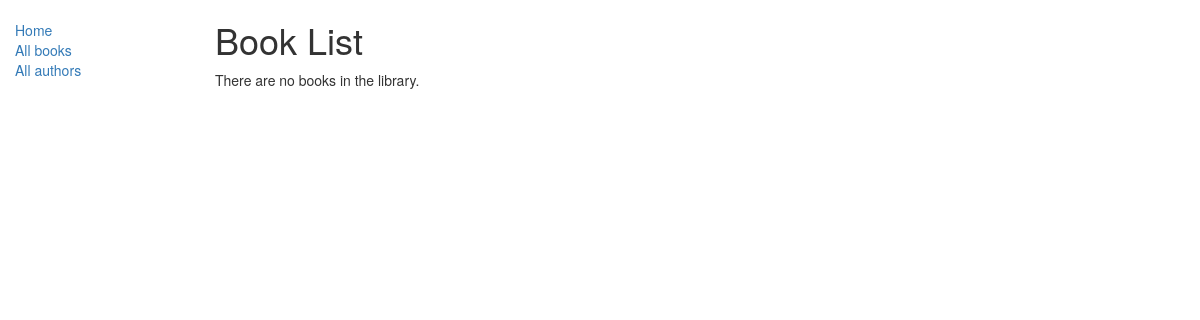
/catalog/books/, run on an earlier commit of the app's database.
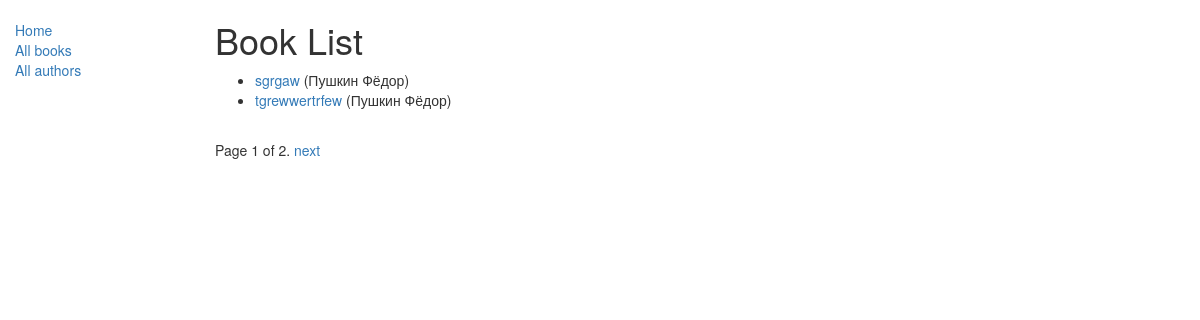
And on a later commit of the database.
### catalog/models.py (models this page shows, shortened)
class Book(models.Model):
    title = models.CharField(max_length=200)
    author = models.ForeignKey('Author', on_delete=models.SET_NULL, null=True)
    summary = models.TextField(max_length=1000, help_text="Enter a brief description of the book")
    isbn = models.CharField('ISBN', max_length=13, help_text='13 Character <a href="https://www.isbn-international.org/content/what-isbn">ISBN number</a>')
    genre = models.ManyToManyField(Genre, help_text="Select a genre for this book")
    def get_absolute_url(self):
        return reverse('book-detail', args=[str(self.id)])
    def display_genre(self):
        return ', '.join([genre.name for genre in self.genre.all()[:3]])
    display_genre.short_description = 'Genre'

class Author(models.Model):
    first_name = models.CharField(max_length=100)
    last_name = models.CharField(max_length=100)
    date_of_birth = models.DateField(null=True, blank=True)
    date_of_death = models.DateField('Died', null=True, blank=True)
    def __str__(self):
        return '%s %s' % (self.last_name, self.first_name)

### catalog/views.py (the view)
# urls.py: path('books/', views.BookListView.as_view(), name='books'),
class BookListView(generic.ListView):
    model = Book
    paginate_by=2

### catalog/templates/catalog/book_list.html
{% extends "base_generic.html" %}
{% block content %}
    <h1>Book List</h1>
    {% if book_list %}
    <ul>
      {% for book in book_list %}
      <li>
        <a href="{{ book.get_absolute_url }}">{{ book.title }}</a> ({{book.author}})
      </li>
      {% endfor %}
    </ul>
    {% else %}
      <p>There are no books in the library.</p>
    {% endif %}
{% endblock %}

### catalog/templates/base_generic.html (shortened to what this page needs)
<!DOCTYPE html>
<html lang="en">
<head>
  <link rel="stylesheet" href="https://maxcdn.bootstrapcdn.com/bootstrap/3.3.7/css/bootstrap.min.css">
  {% load static %}
  <link rel="stylesheet" href="{% static 'css/styles.css' %}">
</head>
<body>
  <div class="container-fluid">
    <div class="row">
      <div class="col-sm-2">
      {% block sidebar %}
      <ul class="sidebar-nav">
          <li><a href="{% url 'index' %}">Home</a></li>
          <li><a href="{% url 'books' %}">All books</a></li>
          <li><a href="">All authors</a></li>
      </ul>
     {% endblock %}
      </div>
      <div class="col-sm-10 ">
      {% block content %}{% endblock %}
          {% block pagination %}
          {% if is_paginated %}
              <div class="pagination">
                  <span class="page-links">
                      <span class="page-current">
                          Page {{ page_obj.number }} of {{ page_obj.paginator.num_pages }}.
                      </span>
                      {% if page_obj.has_next %}
                          <a href="{{ request.path }}?page={{ page_obj.next_page_number }}">next</a>
                      {% endif %}
                  </span>
              </div>
          {% endif %}
        {% endblock %}
      </div>
    </div>
  </div>
</body>
</html>

### catalog/static/css/styles.css (style rules this page uses)
.sidebar-nav { margin-top: 20px; padding: 0; list-style: none; }

What changed in the data, as far as the page shows it:
added Book: title "sgrgaw", author "Пушкин Фёдор"
added Book: title "tgrewwertrfew", author "Пушкин Фёдор"
Also different on the page:
{{ page_obj.number }}: (not shown) → "1"
{{ page_obj.paginator.num_pages }}: (not shown) → "2"
text no longer shown: "There are no books in the library."
text now shown: "Page of . next"
